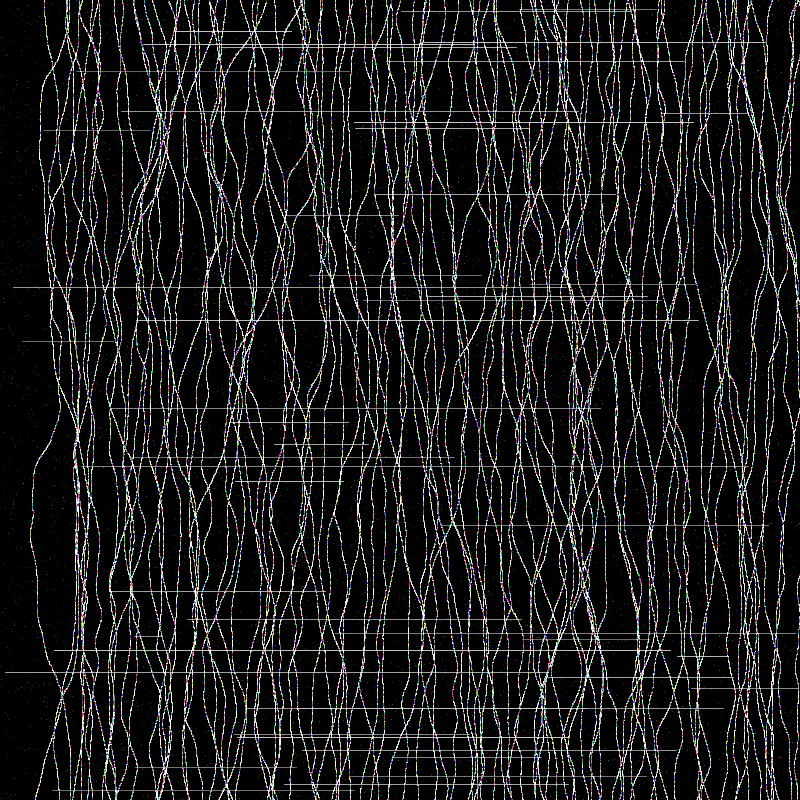
Frame 1 (no input)
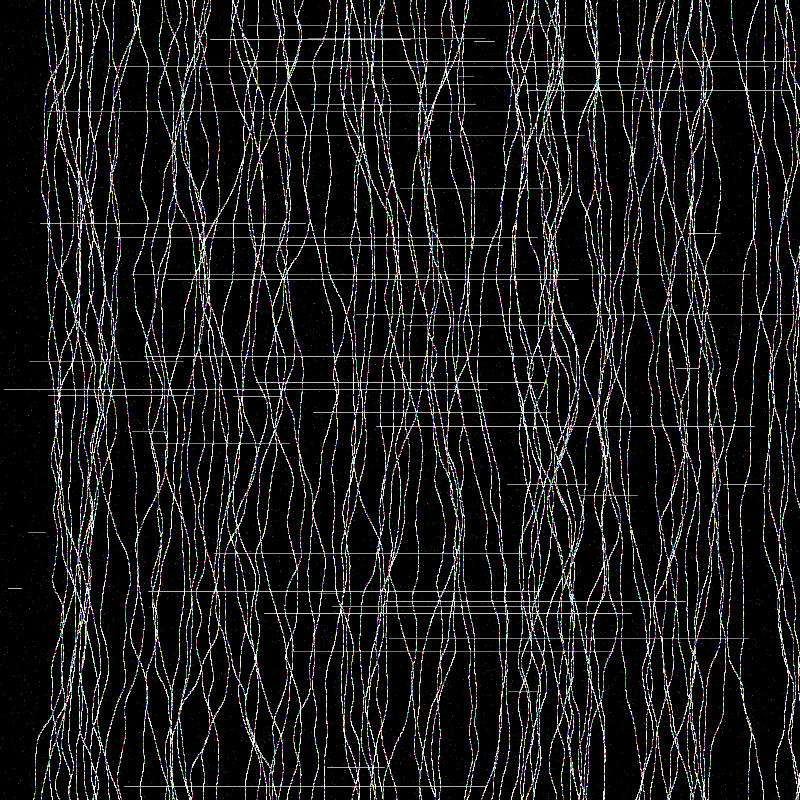
Frame 60 (the mouse pressed at the canvas centre just before this capture)
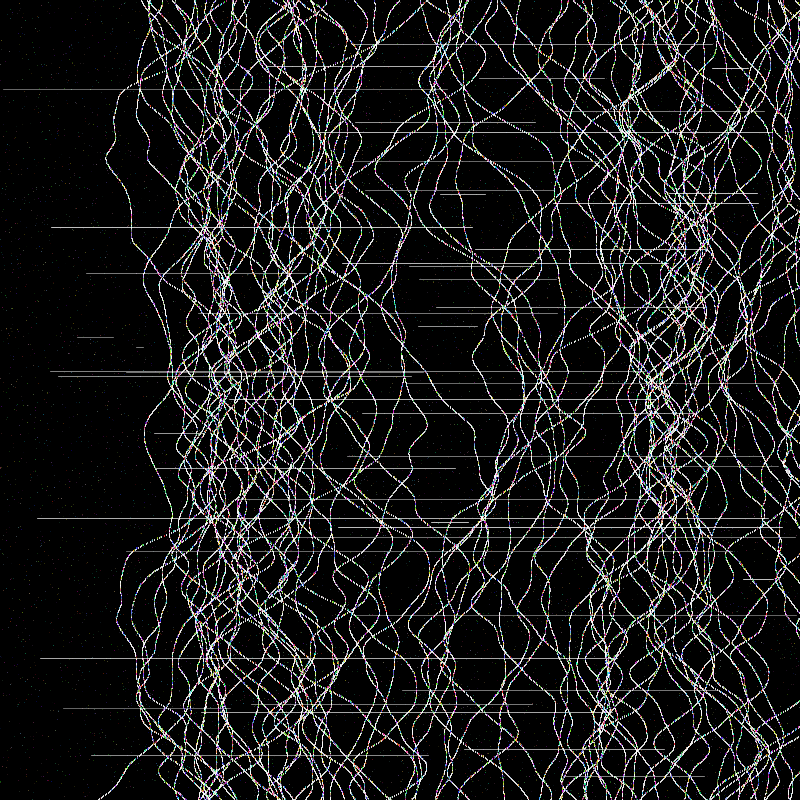
Frame 120 (the mouse held since frame 60 and released just before this capture)

The Processing sketch that drew these frames (run headless with seeded random() and noise(); from frame 60 on, the mouse is pressed at the canvas centre):

// Processing sketch: Sara_Silent_Lines
// ── Sara_Silent_Lines.pde
int numLines = 100; // Number of vertical lines
float noiseStrength = 300;
float noiseDetail = 0.005;
float[][] lineOffsets;
boolean[] movingRight; // Track direction of each line

void setup() {
  size(800, 800);
  background(0);
  lineOffsets = new float[numLines][2]; // Store x and y offsets for each line
  movingRight = new boolean[numLines]; // Store direction of each line
  
  float spacing = width / float(numLines); // Calculate even spacing between lines
  
  for (int i = 0; i < numLines; i++) {
    lineOffsets[i][0] = i * spacing;  // Evenly distributed initial x positions
    lineOffsets[i][1] = random(TWO_PI); // Initial noise offset
    movingRight[i] = random(1) > 0.5; // Randomly decide if the line starts moving right or left
  }
}

void draw() {
  background(0, 20); // Slightly transparent background for a trailing effect
  
  float speed = map(mouseX, 0, width, 0.5, 5); // Speed controlled by mouseX
  noiseStrength = map(mouseY, 0, height, 100, 600); // Noise strength controlled by mouseY
  
  for (int i = 0; i < numLines; i++) {
    float x = lineOffsets[i][0];
    float yOffset = lineOffsets[i][1];
    float lineLength = height * random(0.3, 0.8);

    // Draw moving glitchy vertical lines with noise
    for (int y = 0; y < height; y++) {
      float n = noise(x * noiseDetail, y * noiseDetail + yOffset) * noiseStrength;
      stroke(255);
      line(x + n, y, x + n, y + 1);
    }

    // Add some colorful noise along the line
    for (int j = 0; j < lineLength; j++) {
      float y = random(height);
      float n = noise(x * noiseDetail, y * noiseDetail + yOffset) * noiseStrength;
      stroke(random(255), random(255), random(255));
      line(x + n, y, x + n, y + 1);
    }
    
    // Move lines left or right and reverse direction at edges
    if (movingRight[i]) {
      lineOffsets[i][0] += speed; // Move right with variable speed
      if (lineOffsets[i][0] > width) {
        movingRight[i] = false; // Reverse direction
      }
    } else {
      lineOffsets[i][0] -= speed; // Move left with variable speed
      if (lineOffsets[i][0] < 0) {
        movingRight[i] = true; // Reverse direction
      }
    }
    
    // Increment the noise offset to make the movement dynamic
    lineOffsets[i][1] += 0.01;
  }
  
  // Add additional colored noise and distortion
  for (int i = 0; i < 10000; i++) {
    float x = random(width);
    float y = random(height);
    stroke(random(255), random(255), random(255), random(50, 150));
    point(x, y);
  }

  // Draw horizontal glitch lines
  for (int i = 0; i < 50; i++) {
    float y = random(height);
    stroke(255, 255, 255, random(100, 200));
    line(random(width), y, random(width), y);
  }
}
